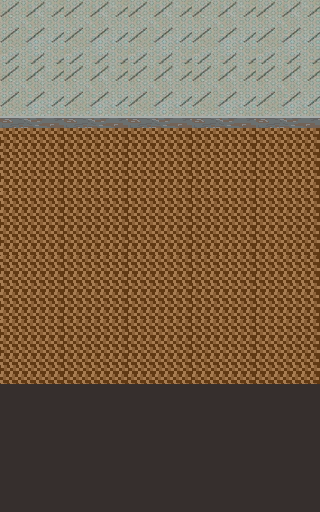

Rendered tile map (Tiled .tmx) drawn with the repository's tilesets; below, a short description and the map source with its tile grids summarised:
An orthogonal 5x8 tile map with 64x64 px tiles, 1 tile layer (Tile Layer 1), 4 tilesets.

<map version="1.0" orientation="orthogonal" width="5" height="8" tilewidth="64" tileheight="64">
 <tileset firstgid="1" name="carpet" tilewidth="64" tileheight="64">
  <image source="../tiles/carpet.png" trans="fffdf6" width="64" height="64" />
 </tileset>
 <tileset firstgid="2" name="wallpaper" tilewidth="64" tileheight="64">
  <image source="../tiles/wallpaper.png" trans="fffdf6" width="64" height="64" />
  <tile id="0">
   <properties>
    <property name="blocked" value="true" />
   </properties>
  </tile>
 </tileset>
 <tileset firstgid="3" name="grey2" tilewidth="64" tileheight="64">
  <image source="../colors/grey2.png" trans="fffdf6" width="64" height="64" />
  <tile id="0">
   <properties>
    <property name="blocked" value="true" />
   </properties>
  </tile>
 </tileset>
 <tileset firstgid="4" name="wallpaper bottom" tilewidth="64" tileheight="64">
  <image source="../tiles/wallpaper_bottom.png" trans="fffdf6" width="64" height="64" />
  <tile id="0">
   <properties>
    <property name="blocked" value="true" />
   </properties>
  </tile>
 </tileset>
 <layer name="Tile Layer 1" width="5" height="8">
  <data>[40 cells, 40 non-empty, 4 distinct tile ids]</data>
 </layer>
</map>
